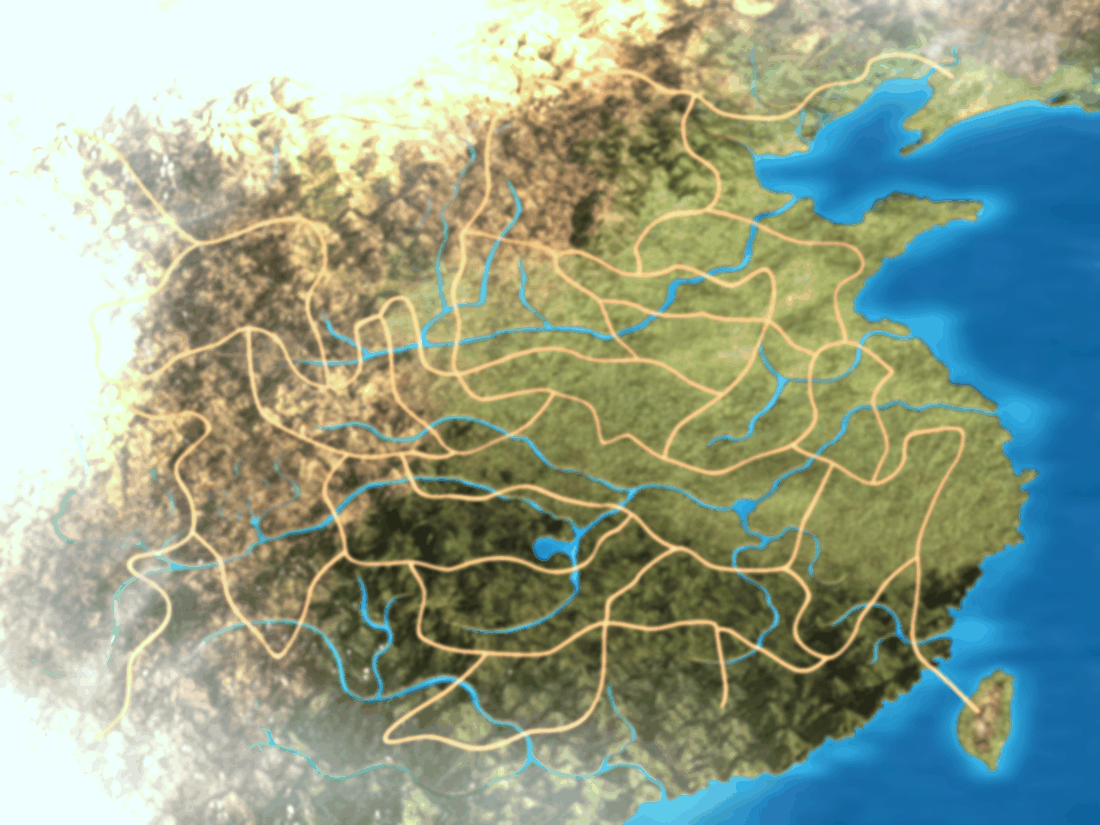
#> input picture game/web/assets/bg/map_sheet.png, 1100 x 825 px, found by its file name
$ python shotstats.py ../game/web/assets/bg/map_sheet.png
#> lines starting #> are read from the running program, lines starting #| are printed output that depends on the picture
# -*- coding: utf-8 -*-
"""截图亮度体检：验收用。

对每张图给出 Rec.709 亮度分布 + 死黑/死白占比，用来客观支撑
"没有大片死黑或死白" 这条验收要求（而不是只说"我看过了"）。

判据（本项目自定，写在 17_底图与版式.md 里）：
  - p50 落在 26~120：整体在"暗底+可读白字"的区间；
  - dark_lo（<16 的像素占比）< 0.55：不出现半屏死黑；
  - bright_hi（>240 的像素占比）< 0.02：不出现大片死白。
"""
import os
import sys
import glob
import numpy as np
from PIL import Image

FILES = [
    r'F:\sanguo\work\bg_campaign.png',
    r'F:\sanguo\work\bg_deploy.png',
    r'F:\sanguo\work\bg_items.png',
    r'F:\sanguo\work\bg_battle.png',
    r'F:\sanguo\work\bg_campaign_wide.png',
    r'F:\sanguo\work\bg_deploy_wide.png',
    r'F:\sanguo\work\bg_items_wide.png',
    r'F:\sanguo\work\bg_battle_wide.png',
    r'F:\sanguo\game\web\assets\bg\map_sheet.png',
    r'F:\sanguo\game\web\assets\bg\map_bg.png',
    r'F:\sanguo\game\web\assets\bg\map_bg_v2.png',
    r'F:\sanguo\game\web\assets\bg\deploy_bg.png',
    r'F:\sanguo\game\web\assets\bg\items_bg.png',
    r'F:\sanguo\game\web\assets\bg\hud_bar.png',
    r'F:\sanguo\game\web\assets\bg\panel_frame.png',
]


def stat(path):
    im = Image.open(path).convert('RGB')
#> im is the input picture: PIL image 1100x825 RGB; mean R, G, B 146.5, 161.5, 141.7
    a = np.asarray(im).astype(np.float32)
    y = a[:, :, 0] * 0.2126 + a[:, :, 1] * 0.7152 + a[:, :, 2] * 0.0722
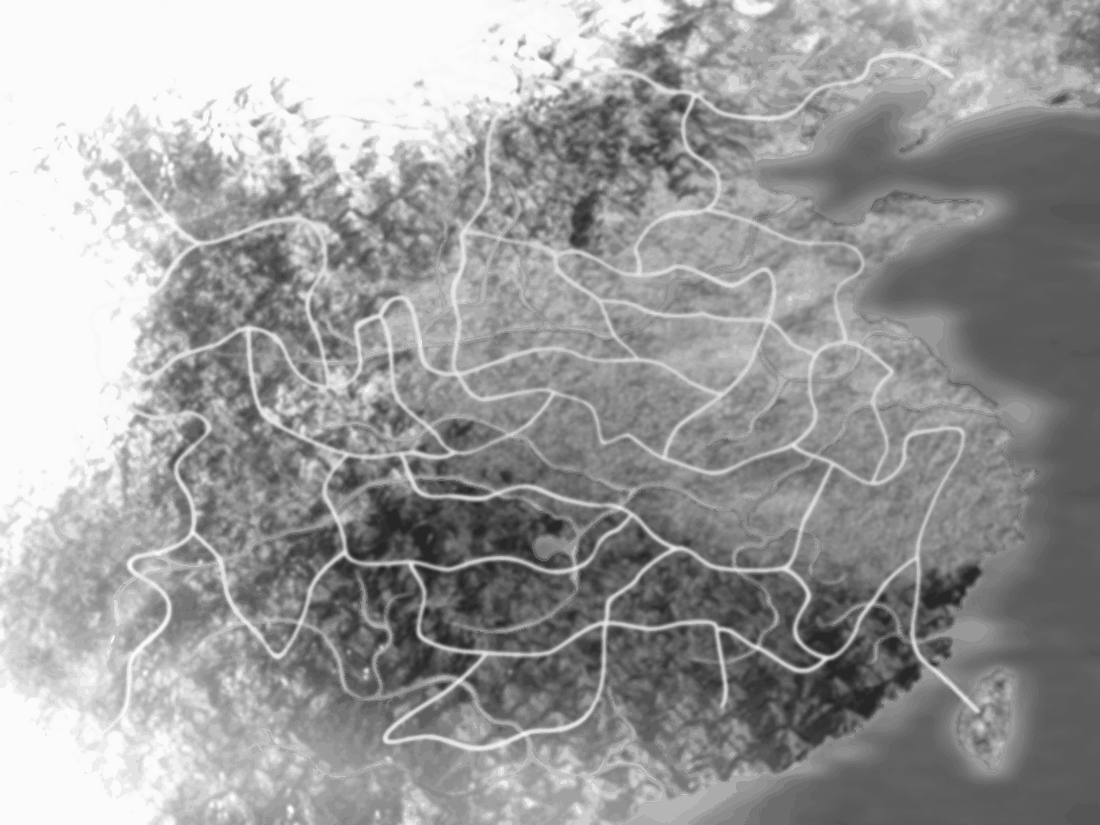
#> y: shape (825, 1100) float32; min 39.13, max 251.6, mean 156.9
    p = np.percentile(y, [1, 5, 50, 95, 99])
#> p = [50.99, 82.4, 150.2, 251.6, 251.6]
    return dict(size=im.size, mean=y.mean(), p1=p[0], p5=p[1], p50=p[2], p95=p[3], p99=p[4],
                dark=float((y < 16).mean()), bright=float((y > 240).mean()),
                bytes=os.path.getsize(path))


def main():
    files = [f for f in FILES if os.path.exists(f)]
    extra = sys.argv[1:]
    files += [f for f in extra if os.path.exists(f) and f not in files]
    hdr = f"{'file':34s} {'size':11s} {'mean':>5s} {'p1':>4s} {'p5':>4s} {'p50':>4s} {'p95':>4s} {'p99':>4s} {'dark':>5s} {'bright':>6s} {'KB':>6s}"
    print(hdr)
    print('-' * len(hdr))
    for f in files:
        s = stat(f)
#> s = 10 items
        print(f"{os.path.basename(f)[:34]:34s} {s['size'][0]:5d}x{s['size'][1]:<5d} "
              f"{s['mean']:5.1f} {s['p1']:4.0f} {s['p5']:4.0f} {s['p50']:4.0f} {s['p95']:4.0f} {s['p99']:4.0f} "
              f"{s['dark']:5.2f} {s['bright']:6.3f} {s['bytes'] / 1024:6.0f}")
#| F:\sanguo\game\web\assets\bg\map_s  1100x825   156.9   51   82  150  252  252  0.00  0.150    343


if __name__ == '__main__':
    main()
